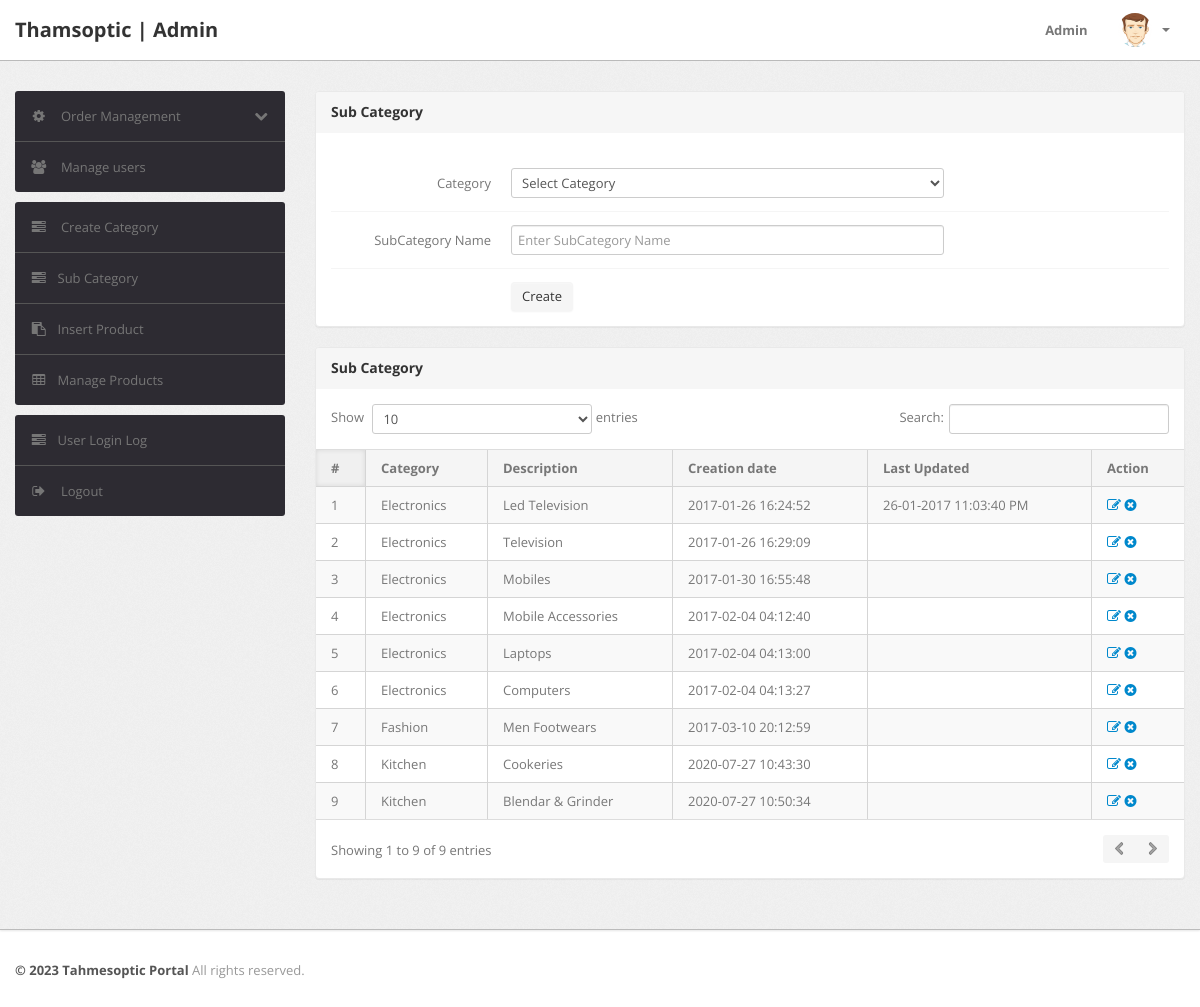
Page /admin/subcategory.php (signed in) on the committed database.
### tables this page shows
CREATE TABLE `subcategory` (
  `id` int(11) NOT NULL,
  `categoryid` int(11) DEFAULT NULL,
  `subcategory` varchar(255) DEFAULT NULL,
  `creationDate` timestamp NULL DEFAULT CURRENT_TIMESTAMP,
  `updationDate` varchar(255) DEFAULT NULL
);

CREATE TABLE `category` (
  `id` int(11) NOT NULL,
  `categoryName` varchar(255) DEFAULT NULL,
  `categoryDescription` longtext,
  `creationDate` timestamp NOT NULL DEFAULT CURRENT_TIMESTAMP,
  `updationDate` varchar(255) DEFAULT NULL
);

### admin/subcategory.php (the view, shortened to what this page needs)
<?php
include('include/config.php');
if(strlen($_SESSION['alogin'])==0)
	{
header('location:index.php');
}
else{
?>
<!DOCTYPE html>
<html lang="en">
<head>
	<link type="text/css" href="bootstrap/css/bootstrap.min.css" rel="stylesheet">
	<link type="text/css" href="bootstrap/css/bootstrap-responsive.min.css" rel="stylesheet">
	<link type="text/css" href="css/theme.css" rel="stylesheet">
	<link type="text/css" href="images/icons/css/font-awesome.css" rel="stylesheet">
</head>
<body>
<?php include('include/header.php');?>
	<div class="wrapper">
		<div class="container">
			<div class="row">
<?php include('include/sidebar.php');?>
			<div class="span9">
					<div class="content">
						<div class="module">
							<div class="module-head">
								<h3>Sub Category</h3>
							</div>
							<div class="module-body">
									<br />
			<form class="form-horizontal row-fluid" name="subcategory" method="post" >
<div class="control-group">
<label class="control-label" for="basicinput">Category</label>
<div class="controls">
<select name="category" class="span8 tip" required>
<option value="">Select Category</option>
</select>
</div>
</div>
<div class="control-group">
<label class="control-label" for="basicinput">SubCategory Name</label>
<div class="controls">
<input type="text" placeholder="Enter SubCategory Name"  name="subcategory" class="span8 tip" required>
</div>
</div>
	<div class="control-group">
											<div class="controls">
												<button type="submit" name="submit" class="btn">Create</button>
											</div>
										</div>
									</form>
							</div>
						</div>
	<div class="module">
							<div class="module-head">
								<h3>Sub Category</h3>
							</div>
							<div class="module-body table">
								<table cellpadding="0" cellspacing="0" border="0" class="datatable-1 table table-bordered table-striped	 display" width="100%">
									<thead>
										<tr>
											<th>#</th>
											<th>Category</th>
											<th>Description</th>
											<th>Creation date</th>
											<th>Last Updated</th>
											<th>Action</th>
										</tr>
									</thead>
									<tbody>
<?php $query=mysqli_query($con,"select subcategory.id,category.categoryName,subcategory.subcategory,subcategory.creationDate,subcategory.updationDate from subcategory join category on category.id=subcategory.categoryid");
$cnt=1;
while($row=mysqli_fetch_array($query))
{
?>
										<tr>
											<td><?php echo htmlentities($cnt);?></td>
											<td><?php echo htmlentities($row['categoryName']);?></td>
											<td><?php echo htmlentities($row['subcategory']);?></td>
											<td> <?php echo htmlentities($row['creationDate']);?></td>
											<td><?php echo htmlentities($row['updationDate']);?></td>
											<td>
											<a href="edit-subcategory.php?id=<?php echo $row['id']?>" ><i class="icon-edit"></i></a>
											<a href="subcategory.php?id=<?php echo $row['id']?>&del=delete" onClick="return confirm('Are you sure you want to delete?')"><i class="icon-remove-sign"></i></a></td>
										</tr>
										<?php $cnt=$cnt+1; } ?>
								</table>
							</div>
						</div>
					</div>
				</div>
			</div>
		</div>
	</div>
<?php include('include/footer.php');?>
</body>
<?php } ?>

### rows in the picture
subcategory: categoryid.categoryName "Electronics", subcategory "Led Television", creationDate "2017-01-26 16:24:52", updationDate "26-01-2017 11:03:40 PM"
subcategory: categoryid.categoryName "Electronics", subcategory "Television", creationDate "2017-01-26 16:29:09"
subcategory: categoryid.categoryName "Electronics", subcategory "Mobiles", creationDate "2017-01-30 16:55:48"
subcategory: categoryid.categoryName "Electronics", subcategory "Mobile Accessories", creationDate "2017-02-04 04:12:40"
subcategory: categoryid.categoryName "Electronics", subcategory "Laptops", creationDate "2017-02-04 04:13:00"
subcategory: categoryid.categoryName "Electronics", subcategory "Computers", creationDate "2017-02-04 04:13:27"
subcategory: categoryid.categoryName "Fashion", subcategory "Men Footwears", creationDate "2017-03-10 20:12:59"
subcategory: categoryid.categoryName "Kitchen", subcategory "Cookeries", creationDate "2020-07-27 10:43:30"
subcategory: categoryid.categoryName "Kitchen", subcategory "Blendar & Grinder", creationDate "2020-07-27 10:50:34"
